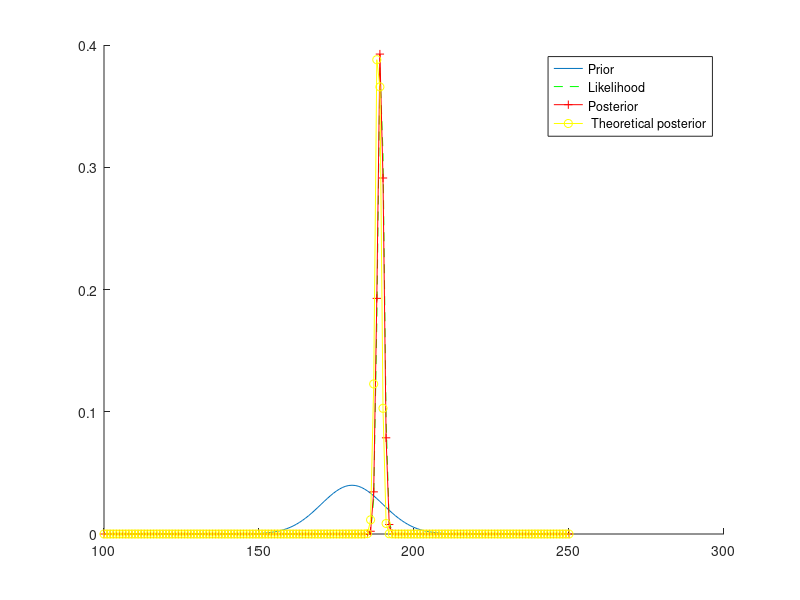

MATLAB code for this plot:
% Ziehung aus Normalverteilung Bayes Beipiel
mu = 180;
sigma = 10;
range = 100:1:250;

% P(theta)
prior_fh = @(x) normpdf(x,mu,sigma); % Prior fuer den Mittelwert der Koerpergroesse
prior = prior_fh(range);
prior = prior / sum(sum(prior));

% Anzahl Datenpunkte
N = 10;
y = normrnd(190, sigma, 1, N);

% P(y | theta)
conditional_likelihood_fh = @(x) normpdf(mean(x), range, sigma/N);
conditional_likelihood = conditional_likelihood_fh(y);
conditional_likelihood = conditional_likelihood / sum(sum(conditional_likelihood));

% P(y)
likelihood_fh = @(x) conditional_likelihood_fh(x).*prior;
likelihood = likelihood_fh(y);

% P(theta | y)
posterior = conditional_likelihood .* prior;
posterior = posterior / sum(sum(posterior));

theoretical_posterior_fh = @(x) normpdf(range, (mu*sigma/N + mean(x)*sigma) / ((1+1/N)*sigma), (sigma^2)/N / ((1+1/N)*sigma));
theoretical_posterior  = theoretical_posterior_fh(y);
theoretical_posterior = theoretical_posterior / sum(sum(theoretical_posterior));

hold on
plot(range, prior)
plot(range, conditional_likelihood, '--g')
plot(range, posterior , '-+r')
plot(range, theoretical_posterior, 'o-y')
legend('Prior', 'Likelihood', 'Posterior', ' Theoretical posterior')

